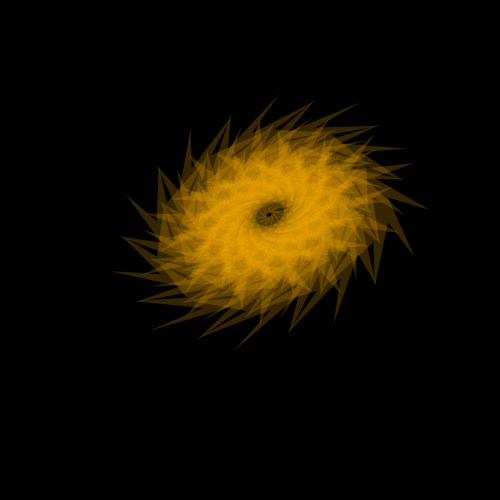
Frame 1 (no input)
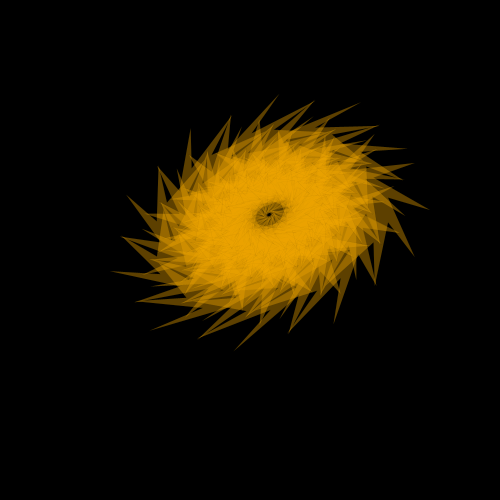
Frame 2 (the mouse pressed at the canvas centre, redrawn once)

The Processing sketch that drew these frames (run headless with seeded random() and noise(); the mouse was pressed at the canvas centre and the sketch redrawn once):

// Processing sketch: processing_84729
// ── processing_84729.pde

void setup(){
 smooth();
  background(/*225,245,243*/0);
  size(500, 500);
}
void draw(){

mouseX=100;
mouseY=100;
float x=20;//mouseX;
float y=40;//mouseY;
float n=10;//3+random(8); // nombre de cotes du polygone
float R=40;//+random(50); // rayon du polygone 
float r=4*R/2; // rayon de l'etoile polygonale

stroke(0,45);
strokeWeight(4/5);
fill(237,162,0,56);
float pisn=PI/n;
translate(width/2+r,height/2-r);
//for(int j=0;j</*n*5*/1;j++){//forme simple
for(int j=0;j<=n*5;j++){//répétition de la forme n fois
// dessin des n sommets du polygone
beginShape();
for(int k=0;k<n;k++) {
if (n%2==0){ // cas du polygone a un nombre pair de sommets
  vertex(x+R*cos(k*2*pisn-pisn),y-R*sin(k*2*pisn-pisn));
  vertex(x+r*cos(k*2*pisn-2*pisn),y-r*sin(k*2*pisn-2*pisn));
}else{ // cas du polygone a un nombre impair de sommets
  vertex(x+R*cos(k*2*pisn-2*pisn),y-R*sin(k*2*pisn-2*pisn));
  vertex(x+r*cos(k*2*pisn-pisn),y-r*sin(k*2*pisn-pisn));
}
}
endShape(CLOSE);
// dessin des n sommets du polygone
translate(x-10,y-10);
rotate(PI/5); 
//rotate(23*PI/53);
scale(0.8,1.2);
noLoop();
}
}
